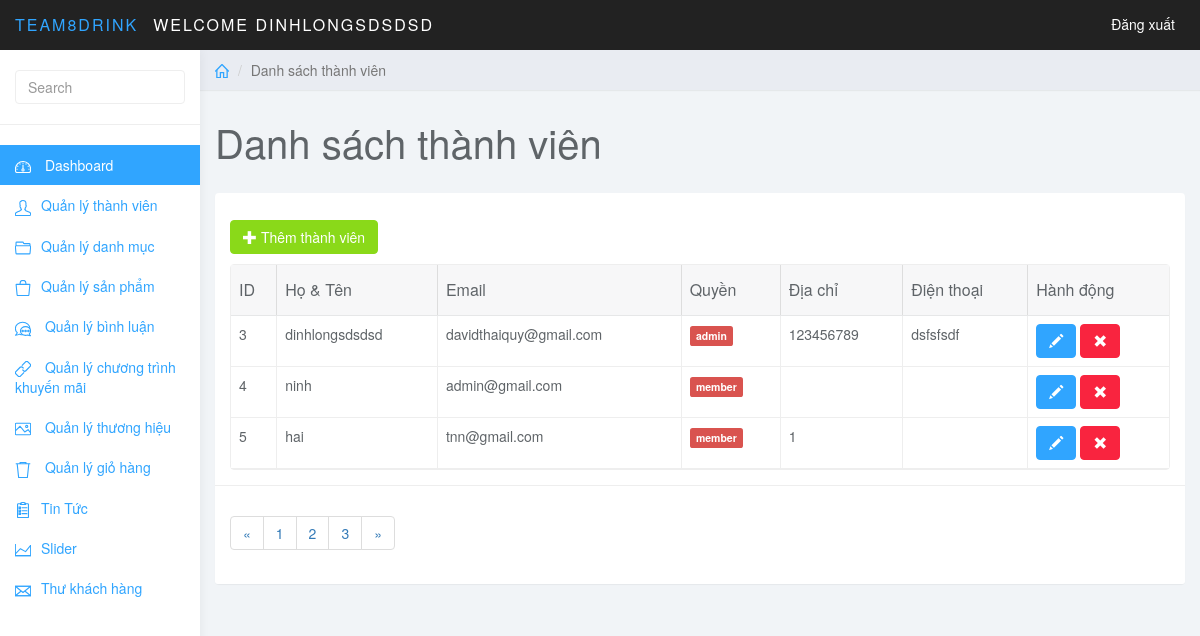
Page /admin/?page=member (signed in) on the committed database.
### tables this page shows
CREATE TABLE `member` (
  `id` int(11) NOT NULL,
  `member_name` varchar(191) NOT NULL,
  `email` varchar(191) NOT NULL,
  `password` varchar(191) NOT NULL,
  `member_level` tinyint(1) DEFAULT NULL,
  `address` varchar(191) DEFAULT NULL,
  `phone` int(11) DEFAULT NULL
);

### libs/database.php (called while the page is built, shortened)
<?php
    function connection()
    {
        try {
            $conn = new PDO("mysql:host=localhost;dbname=ship-drink;charset=utf8", "root2", "");
        } catch (PDOException $e) {
            echo "Error connecting to database" . $e->getMessage();
        }
        return $conn;
    }
    function listAll($table)
    {
        $conn = connection();
        try {
            $sql = "SELECT*FROM $table";
            $stmt = $conn->prepare($sql);
            $stmt->execute();
            $result = $stmt->fetchAll(PDO::FETCH_ASSOC);
        } catch (PDOException $e) {
            echo "Error connecting to database" . $e->getMessage();
        } finally {
            unset($conn);
        }
        return $result;
    }
    ?>

### libs/member.php (called while the page is built, shortened)
<?php
    require_once "database.php";
    function list_all_member()
    {
        return listAll("member");
    }

### admin/themes/member.php (the view, shortened to what this page needs)
<?php
$member_list = list_all_member();
?>
<!DOCTYPE html>
<html>
<head>
	<link href="themes/css/bootstrap.min.css" rel="stylesheet">
	<link href="themes/css/datepicker3.css" rel="stylesheet">
	<link href="themes/css/bootstrap-table.css" rel="stylesheet">
	<link href="themes/css/styles.css" rel="stylesheet">
</head>
<body>
	<nav class="navbar navbar-inverse navbar-fixed-top" role="navigation">
		<div class="container-fluid">
			<div class="navbar-header">
				<a class="navbar-brand" href="#"><span>Team8Drink </span></a>
				<?php if (isset($_SESSION['hoten'])) : ?>
					<a class="navbar-brand" href="#">welcome <?php echo $_SESSION['hoten'] ?></a>
				<?php endif ?>
				<ul class="user-menu">
					<li class="dropdown pull-right">
						<a href="<?= ROOT ?>admin/?page=login">Đăng xuất</a>
					</li>
				</ul>
			</div>
		</div>
	</nav>
	<div id="sidebar-collapse" class="col-sm-3 col-lg-2 sidebar">
		<form role="search">
			<div class="form-group">
				<input type="text" class="form-control" placeholder="Search">
			</div>
		</form>
		<ul class="nav menu">
			<li class="active"><a href="<?= ROOT ?>admin/?page=dashboard"><svg class="glyph stroked dashboard-dial">
						<use xlink:href="#stroked-dashboard-dial"></use>
					</svg> Dashboard</a></li>
			<li><a href="<?= ROOT ?>admin/?page=member"><svg class="glyph stroked male user ">
						<use xlink:href="#stroked-male-user" /></svg>Quản lý thành viên</a></li>
			<li><a href="<?= ROOT ?>admin/?page=category"><svg class="glyph stroked open folder">
						<use xlink:href="#stroked-open-folder" /></svg>Quản lý danh mục</a></li>
			<li><a href="<?= ROOT ?>admin/?page=product"><svg class="glyph stroked bag">
						<use xlink:href="#stroked-bag"></use>
					</svg>Quản lý sản phẩm</a></li>
			<li><a href="<?= ROOT ?>admin/?page=comment"><svg class="glyph stroked two messages">
						<use xlink:href="#stroked-two-messages" /></svg> Quản lý bình luận</a></li>
			<li><a href="<?= ROOT ?>admin/?page=promotion"><svg class="glyph stroked chain">
						<use xlink:href="#stroked-chain" /></svg> Quản lý chương trình khuyến mãi</a></li>
			<li><a href="<?= ROOT ?>admin/?page=trademark"><svg class="glyph stroked chain">
						<use xlink:href="#stroked-landscape" /></svg> Quản lý thương hiệu</a></li>
			<li><a href="<?= ROOT ?>admin/?page=card"><svg class="glyph stroked gear">
						<use xlink:href="#stroked-trash" /></svg> Quản lý giỏ hàng</a></li>
			<li><a href="<?= ROOT ?>admin/?page=news"><svg class="glyph stroked chain">
						<use xlink:href="#stroked-clipboard-with-paper" /></svg>Tin Tức</a></li>
			<li><a href="<?= ROOT ?>admin/?page=slider"><svg class="glyph stroked chain">
						<use xlink:href="#stroked-line-graph" /></svg>Slider</a></li>
			<li><a href="<?= ROOT ?>admin/?page=letter"><svg class="glyph stroked chain">
						<use xlink:href="#stroked-email" /></svg>Thư khách hàng</a></li>
		</ul>
	</div>
	<div class="col-sm-9 col-sm-offset-3 col-lg-10 col-lg-offset-2 main">
		<div class="row">
			<ol class="breadcrumb">
				<li><a href="#"><svg class="glyph stroked home">
							<use xlink:href="#stroked-home"></use>
						</svg></a></li>
				<li class="active">Danh sách thành viên</li>
			</ol>
		</div>
		<div class="row">
			<div class="col-lg-12">
				<h1 class="page-header">Danh sách thành viên</h1>
			</div>
		</div>
		<div id="toolbar" class="btn-group">
			<a href="<?= ROOT ?>admin/?page=member&action=add" class="btn btn-success">
				<i class="glyphicon glyphicon-plus"></i> Thêm thành viên
			</a>
		</div>
		<div class="row">
			<div class="col-lg-12">
				<div class="panel panel-default">
					<div class="panel-body">
						<table data-toolbar="#toolbar" data-toggle="table" class="table">
							<thead>
								<tr>
									<th data-field="id" data-sortable="true" style="text-align:center;">ID</th>
									<th data-field="name" data-sortable="true" style="text-align:center;">Họ & Tên</th>
									<th data-field="price" data-sortable="true" style="text-align:center;">Email</th>
									<th style="text-align:center;">Quyền</th>
									<th style="text-align:center;">Địa chỉ</th>
									<th style="text-align:center;">Điện thoại</th>
									<th style="text-align:center;">Hành động</th>
								</tr>
							</thead>
							<tbody>
								<?php foreach ($member_list as $m) : ?>
									<tr>
										<td style="text-align:center;"><?= $m['id'] ?></td>
										<td style="text-align:center;"><?= $m['member_name'] ?></td>
										<td style="text-align:center;"><?= $m['email'] ?></td>
										<td style="text-align:center;"><span class="label label-danger"><?= ($m['member_level']) ? 'admin' : 'member' ?></span></td>
										<td style="text-align:center;"><?= $m['phone'] ?></td>
										<td style="text-align:center;"><?= $m['address'] ?></td>
										<td class="form-group" style="text-align:center;">
											<a href="<?= ROOT ?>admin/?page=member&action=update&id=<?= $m['id'] ?>" class="btn btn-primary"><i class="glyphicon glyphicon-pencil"></i></a>
											<a href="<?= ROOT ?>admin/?page=member&id=<?= $m['id'] ?>" onclick="return confirm('Bạn có chắc muốn xoá không?')" class="btn btn-danger"><i class="glyphicon glyphicon-remove"></i></a>
										</td>
									</tr>
								<?php endforeach; ?>
							</tbody>
						</table>
					</div>
					<div class="panel-footer">
						<nav aria-label="Page navigation example">
							<ul class="pagination">
								<li class="page-item"><a class="page-link" href="#">&laquo;</a></li>
								<li class="page-item"><a class="page-link" href="#">1</a></li>
								<li class="page-item"><a class="page-link" href="#">2</a></li>
								<li class="page-item"><a class="page-link" href="#">3</a></li>
								<li class="page-item"><a class="page-link" href="#">&raquo;</a></li>
							</ul>
						</nav>
					</div>
				</div>
			</div>
		</div>
	</div>
</body>
</html>

### admin/themes/css/styles.css (style rules this page uses)
body { background: #f1f4f7; padding-top: 50px; color: #5f6468; }
a, a:hover, a:focus { color: #30a5ff; }
h1, h2, h3, h4, h5, h6 { color: #5f6468; }
h1 { font-weight: 300; font-size: 40px; }
.form-control { border: 1px solid #eee; box-shadow: none; }
.navbar-header .navbar-brand { color: #fff; font-size: 16px; text-transform: uppercase; font-weight: 500; letter-spacing: 2px; }
.navbar-header .navbar-brand span { color: #30a5ff; }
.btn-primary, .btn-primary:hover, .btn-primary:focus, .btn-primary:active, .btn-primary.active, .open > .dropdown-toggle.btn-primary, .btn-primary.disabled, .btn-primary[disabled], fieldset[disabled] .btn-primary, .btn-primary.disabled:hover, .btn-primary[disabled]:hover, fieldset[disabled] .btn-primary:hover, .btn-primary.disabled:focus, .btn-primary[disabled]:focus, fieldset[disabled] .btn-primary:focus, .btn-primary.disabled:active, .btn-primary[disabled]:active, fieldset[disabled] .btn-primary:active, .btn-primary.disabled.active, .btn-primary[disabled].active, fieldset[disabled] .btn-primary.active { background-color: #30a5ff; border-color: #30a5ff; }
.btn-success, .btn-success:hover, .btn-success:focus, .btn-success:active, .btn-success.active, .open > .dropdown-toggle.btn-success, .btn-success.disabled, .btn-success[disabled], fieldset[disabled] .btn-success, .btn-success.disabled:hover, .btn-success[disabled]:hover, fieldset[disabled] .btn-success:hover, .btn-success.disabled:focus, .btn-success[disabled]:focus, fieldset[disabled] .btn-success:focus, .btn-success.disabled:active, .btn-success[disabled]:active, fieldset[disabled] .btn-success:active, .btn-success.disabled.active, .btn-success[disabled].active, fieldset[disabled] .btn-success.active { background-color: #8ad919; border-color: #8ad919; }
.btn-danger, .btn-danger:hover, .btn-danger:focus, .btn-danger:active, .btn-danger.active, .open > .dropdown-toggle.btn-danger, .btn-danger.disabled, .btn-danger[disabled], fieldset[disabled] .btn-danger, .btn-danger.disabled:hover, .btn-danger[disabled]:hover, fieldset[disabled] .btn-danger:hover, .btn-danger.disabled:focus, .btn-danger[disabled]:focus, fieldset[disabled] .btn-danger:focus, .btn-danger.disabled:active, .btn-danger[disabled]:active, fieldset[disabled] .btn-danger:active, .btn-danger.disabled.active, .btn-danger[disabled].active, fieldset[disabled] .btn-danger.active { background-color: #f9243f; border-color: #f9243f; }
.panel { border: 0; }
.panel-footer { background: #fff; border-top: 1px solid #eee; }
.navbar { border: 0; }
.user-menu { display: inline-block; margin-top: 14px; margin-right: 10px; float: right; list-style: none; padding: 0; }
.user-menu a { color: #fff; }
.sidebar { display: block; background-color: #fff; padding: 0; display: none; }
.sidebar form { padding: 20px 15px 5px 15px; border-bottom: 1px solid #eee; margin-bottom: 20px; }
@media (min-width: 768px) { .sidebar { display: block; position: fixed; top: 50px; bottom: 0; left: 0; z-index: 1000; display: block; margin: 0; padding: 0; overflow-x: hidden; overflow-y: auto; background-color: #fff; box-shadow: 1px 0px 10px rgba(0, 0, 0, .05); } }
@media (min-width: 768px) { .navbar-header { width: 100%; } }
.sidebar ul.nav .active a, .sidebar ul.nav li.parent a.active, .sidebar ul.nav .active > a:hover, .sidebar ul.nav li.parent a.active:hover, .sidebar ul.nav .active > a:focus, .sidebar ul.nav li.parent a.active:focus { color: #fff; background-color: #30a5ff; }
.breadcrumb { border-radius: 0; padding: 10px 15px; background: #e9ecf2; box-shadow: 0 1px 1px rgba(0, 0, 0, .05); margin: 0 ; }
h1.page-header { margin-top: 30px; border-bottom: 0; }
.table { background: #fff; }
.sidebar .glyph, .user-menu .glyph { height: 16px; width: 16px; margin: 0 10px 0 0; stroke-width: 3px; }
.breadcrumb .glyph { height: 14px; width: 14px; margin: -2px 0 0 0; stroke-width: 4px; }

### rows in the picture
member: id "3", member_name "dinhlongsdsdsd", email "davidthaiquy@gmail.com", member_level "admin", phone "123456789", address "dsfsfsdf"
member: id "4", member_name "ninh", email "admin@gmail.com"
member: id "5", member_name "hai", email "tnn@gmail.com", phone "1"

### other values in the picture
$_SESSION['hoten'] "DINHLONGSDSDSD"
